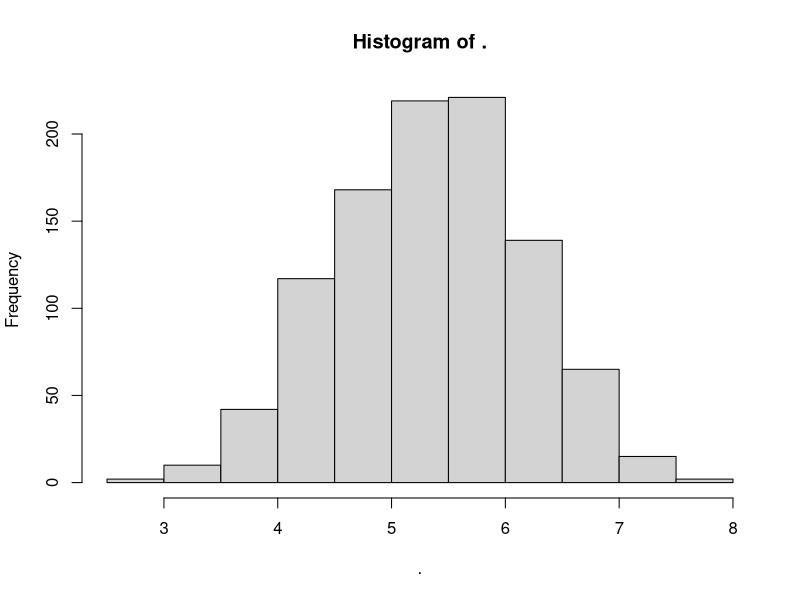
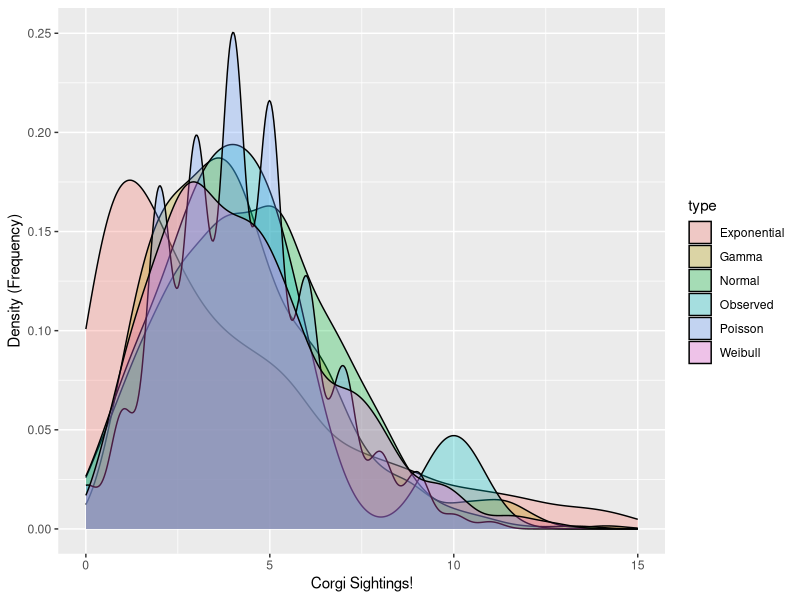

R code for these plots, in order:
library(ggplot2) # for visualization
library(dplyr) # for pipelines!
library(MASS) # for fitting distributions

# You could code it as a vector, save it as an object, then use your functions!
sw = c(4.5, 5, 5.5, 5, 5.5, 6.5, 6.5, 6, 5, 4)
# View it
sw
length(sw)
sw %>% length()

sw %>% mean() 
sw %>% median()
sw %>% table() %>% sort(decreasing = TRUE) # mode
sw %>% sd()
var(sw) == sd(sw)^2 # This should return "TRUE"
sd(sw)/mean(sw) # Coefficient of variation

diff = sw - mean(sw)
# Check it out!
diff


# For example
mymean = sw %>% mean()
mysd = sw %>% sd()

# simulate!
mynorm = rnorm(n = 1000, mean = mymean, sd = mysd)

# Visualize!
mynorm %>% hist()

# LC1
aqi = c(12, 24, 50, 35, 36, 37, 40, 25, 28, 30, 32, 28)
aqi %>% length()
aqi %>% quantile(probs = 0.25)
quantile(aqi, probs = 0.75)

# LC2
cheese = c(5.52, 5.71, 5.06, 5.10, 4.98, 5.50, 4.81, 5.55, 4.74, 5.39)
mean(cheese) # returns 5.236
sd(cheese) # returns 0.3399085, which is how much the data varies on average
CoefficientOfVariation = sd(cheese)/mean(cheese)
CoefficientOfVariation # returns 0.06491759
StandardError = sd(cheese) / sqrt(length(cheese)) 
StandardError # returns 0.1074885

# LC3
seawall <- c(4.15, 4.35, 4.47, 4.74, 4.92, 5.19, 5.23, 5.35, 5.55, 5.70, 5.78, 7.16)
skewness <- sum( (seawall - mean(seawall))^3) / ((length(seawall) - 1) * sd(seawall)^3)
skewness # returns 0.9016585, skews to the right
kurtosis <- sum( (seawall - mean(seawall))^4) / ((length(seawall) - 1) * sd(seawall)^4)
kurtosis # returns 3.520149, quite sharp!

# LC4
# Make distribution of Corgis
corgi <- c(5, 1, 10, 3, 4, 3, 6, 4, 5, 2)

# Compute the mean
corgi_mean <- mean(corgi)
# Compute the standard deviation
corgi_sd <- sd(corgi)
# Compute the shape for gamma distribution
corgi_shape <- mean(corgi)^2 / var(corgi)
# Compute the rate for gamma distribution
corgi_rate <- 1 / (var(corgi) / mean(corgi) )
# Compute teh rate for exponential distribution
corgi_rate_e <- 1 / mean(corgi)

# Estimate the shape and scale parameters for a weibull distribution
corgi_stats <- corgi %>% fitdistr(densfun = "weibull")
# Extract the shape column
corgi_shape_w <- corgi_stats$estimate[1]
# Extract the scale column
corgi_scale_w <- corgi_stats$estimate[2]


# Create the data frame corgisim for visualization
corgisim <- bind_rows(
  data.frame(x = corgi, type = "Observed"),
  data.frame(x = rnorm(1000, mean = corgi_mean, sd = corgi_sd), type = "Normal"),
  data.frame(x = rpois(1000, lambda = corgi_mean), type = "Poisson"),
  data.frame(x = rgamma(1000, shape = corgi_shape, rate = corgi_rate), type = "Gamma"),
  data.frame(x = rexp(1000, rate = corgi_rate_e), type = "Exponential"),
  data.frame(x = rweibull(1000, shape = corgi_shape_w, scale = corgi_scale_w), type = "Weibull"))
# Visualization
ggplot(data = corgisim, mapping = aes(x = x, fill = type)) +
  geom_density(alpha = 0.3) +
  xlim(0,15) +
  labs(x = "Corgi Sightings!", y = "Density (Frequency)")
